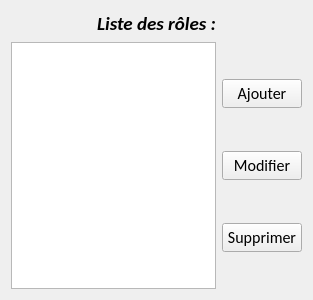
<?xml version="1.0" encoding="UTF-8"?>
<ui version="4.0">
 <class>GuiGestionRole</class>
 <widget class="QWidget" name="GuiGestionRole">
  <property name="geometry">
   <rect>
    <x>0</x>
    <y>0</y>
    <width>313</width>
    <height>300</height>
   </rect>
  </property>
  <property name="font">
   <font>
    <family>Calibri</family>
    <pointsize>12</pointsize>
   </font>
  </property>
  <property name="windowTitle">
   <string>GuiGestionRole</string>
  </property>
  <layout class="QVBoxLayout" name="verticalLayout">
   <item>
    <widget class="QLabel" name="lbltitre">
     <property name="font">
      <font>
       <pointsize>14</pointsize>
       <weight>75</weight>
       <italic>true</italic>
       <bold>true</bold>
      </font>
     </property>
     <property name="text">
      <string>Liste des rôles :</string>
     </property>
     <property name="alignment">
      <set>Qt::AlignCenter</set>
     </property>
     <property name="margin">
      <number>10</number>
     </property>
    </widget>
   </item>
   <item>
    <layout class="QHBoxLayout" name="horizontalLayout">
     <item>
      <widget class="QTableView" name="tvRoles"/>
     </item>
     <item>
      <layout class="QVBoxLayout" name="verticalLayout_2">
       <item>
        <widget class="QPushButton" name="btnAjouter">
         <property name="text">
          <string>Ajouter</string>
         </property>
         <property name="icon">
          <iconset resource="../../SeboApp.qrc">
           <normaloff>:/SeboApp/Resources/add2.png</normaloff>:/SeboApp/Resources/add2.png</iconset>
         </property>
        </widget>
       </item>
       <item>
        <widget class="QPushButton" name="btnModifier">
         <property name="text">
          <string>Modifier</string>
         </property>
         <property name="icon">
          <iconset resource="../../SeboApp.qrc">
           <normaloff>:/SeboApp/Resources/modifier2.png</normaloff>:/SeboApp/Resources/modifier2.png</iconset>
         </property>
        </widget>
       </item>
       <item>
        <widget class="QPushButton" name="btnSupprimer">
         <property name="text">
          <string>Supprimer</string>
         </property>
         <property name="icon">
          <iconset resource="../../SeboApp.qrc">
           <normaloff>:/SeboApp/Resources/delete2.png</normaloff>:/SeboApp/Resources/delete2.png</iconset>
         </property>
        </widget>
       </item>
      </layout>
     </item>
    </layout>
   </item>
  </layout>
 </widget>
 <layoutdefault spacing="6" margin="11"/>
 <resources>
  <include location="../../SeboApp.qrc"/>
 </resources>
 <connections/>
</ui>
